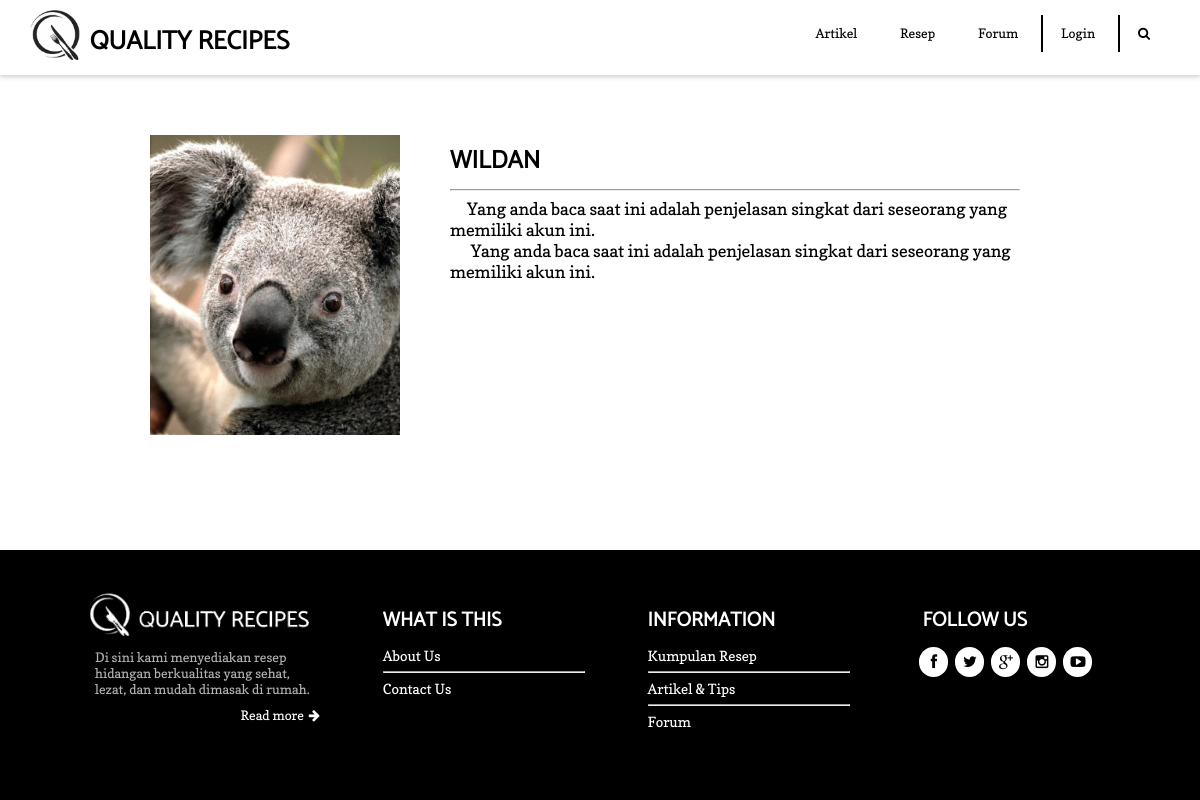
/Akun/?id=8, run on the app's committed database.
### tables this page shows
CREATE TABLE `tb_akun` (
  `id_akun` int(255) NOT NULL,
  `nama` varchar(50) NOT NULL,
  `username` varchar(30) NOT NULL,
  `password` varchar(50) NOT NULL,
  `tentang` text NOT NULL,
  `foto` varchar(300) NOT NULL
);

### php/ceklogin.php (called while the page is built, shortened)
<?php
$logged = false;
?>

### Akun/index.php (the view, shortened to what this page needs)
<!DOCTYPE html>
<html>
    <head>
        <link rel="stylesheet" href="../css/style.css">
        <link rel="stylesheet" href="../css/header.css">
        <link rel="stylesheet" href="../css/akun.css">
        <link rel="stylesheet" href="../css/query.css">
        <link rel="stylesheet" href="../css/font-awesome.css">
        <?php
        require_once "../php/connect.php";
        require_once "../php/ceklogin.php";
        if(isset($_GET['id']) && !empty($_GET['id'])) {
            $query = "SELECT * FROM tb_akun WHERE id_akun = " .$_GET['id'];
            $result = mysqli_query($connect,$query);
            if($result) {
                if(mysqli_num_rows($result)){
                    $row = mysqli_fetch_assoc($result);
                    $namanya = $row['nama'];
                    $tentang = $row['tentang'];
                    $fotonya = $row['foto'];
                } else {header("Location: ../");}
            } else {header("Location: ../");}
        } else {header("Location: ../");}
        ?>
    </head>
    <body>
        <div class="header">
            <a href="../"><img class="logo" src="../images/logoo.png"></a>
            <a href="../"><h1 class="logo-title">Quality Recipes</h1></a>
            <div class="nav" id="nav">
                <div class="nav-item" id="nav-article"><a class="nav-item-a" href="../Artikel/">Artikel</a></div>
                <div class="nav-item" id="nav-recipes"><a class="nav-item-a" href="javascript:void(0)">Resep</a>
                </div>
                <div class="nav-item" id="nav-forum"><a class="nav-item-a" href="../Forum">Forum</a></div>
                <div class="nav-item" id="nav-login">
                    <div style="width: 2px; height: 49%; background: black; float: left; position: absolute;"></div>
                    <?php if($logged == false) { ?>
                    <a class="nav-item-a" href="../Login/">Login</a>
                    <?php } ?>
                </div>
                <div class="nav-item pointer" id="nav-search" onclick="search()">
                    <div style="width: 2px; height: 49%; background: black; float: left; position: absolute;"></div>
                    <a class="nav-item-a"><i class="fa">&#xf002;</i></a>
                </div>
            </div>
        </div>
        <div style="height: 75px" id="desc"></div>
        <div class="container">
            <section class="akun-cont">
                <div class="pp-cont">
                    <div class="img-parent akun-pp">
                        <img class="img" id="img" src="../<?php if($fotonya == "") { echo "images/pp.jpg"; } else { echo "upload/pp/".$fotonya; }?>">
                    </div>
                </div>
                <div class="akun-desc">
                    <h1><?php echo $namanya; ?></h1><hr>
                    <p>
                        <?php echo "&emsp;".str_replace("<br />","<br>&emsp;",nl2br($tentang)); ?>
                    </p>
                </div>
            </section>
        </div>
        <section class="footer">
            <div class="footer-cont">
                <div class="footer-col footer-about">
                    <a href="../"><img class="footer-logo" src="../images/logos.png"></a>
                    <p class="footer-about-p">Di sini kami menyediakan resep hidangan berkualitas yang sehat, lezat, dan mudah dimasak di rumah.</p>
                    <a class="footer-about-a" href="about.php">Read more<i class="fa footer-about-i">&#xf061;</i></a>
                </div>
                <div class="footer-col">
                    <h1 class="footer-h1">What is this</h1>
                    <a class="footer-a" href="../About">About Us</a>
                    <hr width="200px">
                    <a class="footer-a" href="../About">Contact Us</a>
                </div>
                <div class="footer-col">
                    <h1 class="footer-h1">Information</h1>
                    <a class="footer-a" href="../Resep">Kumpulan Resep</a>
                    <hr width="200px">
                    <a class="footer-a" href="../Artikel">Artikel &amp; Tips</a>
                    <hr width="200px">
                    <a class="footer-a" href="../Forum">Forum</a>
                </div>
                <div class="footer-follow">
                    <h1 class="follow-h1">Follow Us</h1>
                    <a href="#"><div class="icon-cont"><i class="fa icon-follow">&#xf09a;</i></div></a>
                    <a href="#"><div class="icon-cont"><i class="fa icon-follow">&#xf099;</i></div></a>
                    <a href="#"><div class="icon-cont"><i class="fa icon-follow">&#xf0d5;</i></div></a>
                    <a href="#"><div class="icon-cont"><i class="fa icon-follow">&#xf16d;</i></div></a>
                    <a href="#"><div class="icon-cont"><i class="fa icon-follow">&#xf16a;</i></div></a>
                </div>
            </div>
        </section>
    </body>
</html>

### css/style.css (style rules this page uses)
* { margin: 0; color: black; text-decoration: none; font-size: 13px; font-family: copse; }
h1 { text-transform: uppercase; font-family: catamaran; }
hr { margin: 7px 0; }
.pointer { cursor: pointer; }
.container { margin-top: -10px; background: white; margin-bottom: 250px; }
.img-parent { overflow: hidden; display: flex; align-items: center; justify-content: center; }
.header { position: fixed; top: 0; width: 100%; height: 75px; background: none; transition: .5s; z-index: 5; }
.logo { height: 100px; margin: 10px 30px; transition: .3s; float: left; }
.logo-title { display: inline-block; margin-top: 20px; margin-left: -20px; color: rgba(0, 0, 0, 0); font-size: 0; transition: .3s; }
.nav { float: right; margin: 15px 30px; height: 40px; }
.nav-item { display: inline-block; background: white; transition: .3s; cursor: pointer; }
.nav-item-a { display: inline-block; padding: 10px 20px; }
.footer { background: black; padding-bottom: 70px; width: 100%; z-index: -1; position: fixed; bottom: 0; }
.footer-cont { width: 1100px; margin: auto; padding-top: 15px; }
.footer-col { display: inline-table; margin: 0 30px; max-width: 240px; top: 0; }
.footer-about { transform: translateY(20px); }
.footer-logo { width: 100%; }
.footer-about-p { padding-left: 15px; color: #b2b2b2; display: inline-block; }
.footer-about-a { margin-top: 10px; padding-left: 5px; color: white; display: inline-block; float: right; }
.footer-about-i { color: white; padding-left: 5px; }
.footer-h1 { color: white; font-size: 20px; margin-bottom: 10px; }
.footer-a { color: white; font-size: 14px; }
.icon-cont { display: inline-block; background: white; padding: 7px; width: 15px; border-radius: 30px; margin-left: 7px; text-align: center; transition: .2s; }
.footer-follow { display: inline-table; max-width: 240px; margin: 0 30px; }
.icon-follow { font-size: 15px; }
.follow-h1 { color: white; margin-left: 10px; margin-bottom: 10px; font-size: 20px; }

### css/header.css (style rules this page uses)
.header { box-shadow: 0 2px 5px rgba(0, 0, 0, .2); background: rgba(255, 255, 255, 0.95); }
.logo { height: 50px; }
.logo-title { color: black; font-size: 2em; }

### css/akun.css (style rules this page uses)
.akun-cont { margin: auto; padding: 70px; max-width: 900px; min-height: 300px; }
.akun-cont h1 { font-size: 25px; }
.akun-cont p { font-size: 17px; }
.akun-pp { width: 250px; height: 300px; }
.akun-desc { padding-top: 5px; margin-left: 300px; margin-right: 30px; }
.pp-cont { width: 250px; display: inline; float: left; }

### data on the page
tb_akun: foto (picture), nama "WILDAN", tentang "Yang anda baca saat ini adalah penjelasan singkat dari seseorang yang memiliki akun ini. Yang anda baca saat ini adalah penjelasan singkat dari seseorang yang memiliki akun ini."
